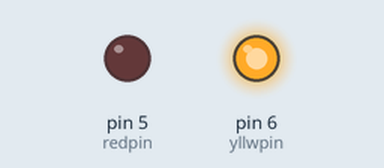
The sketch below on a simulated Arduino Uno, built with avr-gcc and run on an emulated ATmega328P. Shown: output pins drawn as LEDs (lit = HIGH).

Above: at 0.2 s.
At 4.2 s:
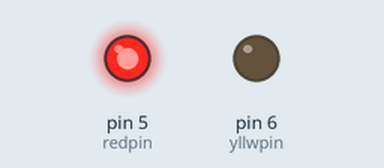
At 7.8 s:
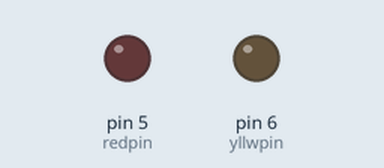
Timing chart, 0 to 8.3 s (numbered marks = the images above):
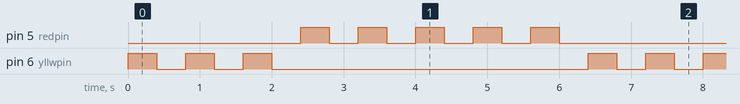

The sketch:

sketch_for_loop_2leds.ino
```cpp
int redpin=5;
int yllwpin=6;
int delayT=400;
int redBlink=5;
int yllwBlink=3;
int j;
void setup() {
  // put your setup code here, to run once:
pinMode(redpin, OUTPUT);
pinMode(yllwpin, OUTPUT);
}

void loop() {
  // put your main code here, to run repeatedly:

  for(j=1; j<=yllwBlink; j=j+1){
digitalWrite(yllwpin, HIGH);
delay(delayT);
digitalWrite(yllwpin, LOW);
delay(delayT);
  }


  for(j=1; j<=redBlink; j=j+1){
digitalWrite(redpin, HIGH);
delay(delayT);
digitalWrite(redpin, LOW);
delay(delayT);
  }
}
```

Measured:
- by itself, pin 5 (redpin): repeats every 6.4 s: 4 × (LOW 0.40 s, HIGH 0.40 s), LOW 2.8 s, HIGH 0.40 s
- by itself, pin 6 (yllwpin): repeats every 6.4 s: 2 × (LOW 0.40 s, HIGH 0.40 s), LOW 4.4 s, HIGH 0.40 s
- by itself, everything shown: repeats every 6.4 s, in 16 steps
